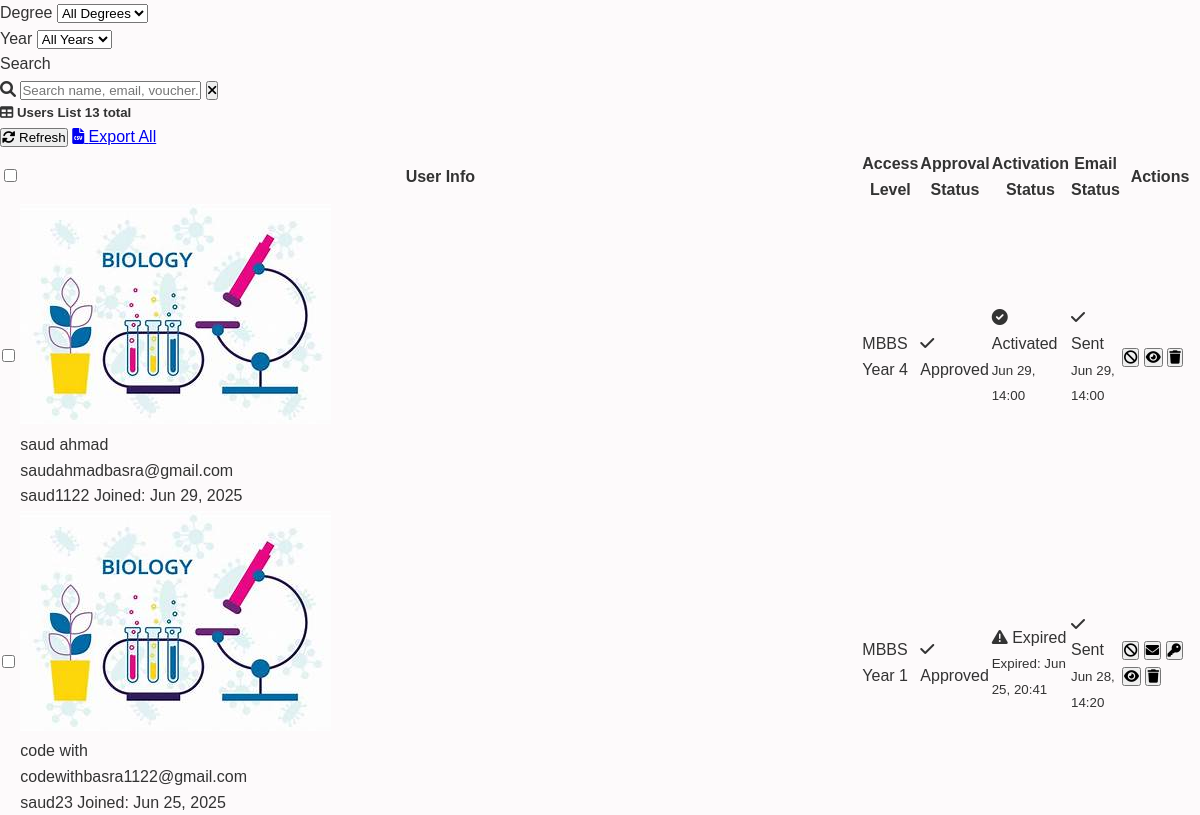
Before: /manage-users/ (signed in, middle part) with the older database file.
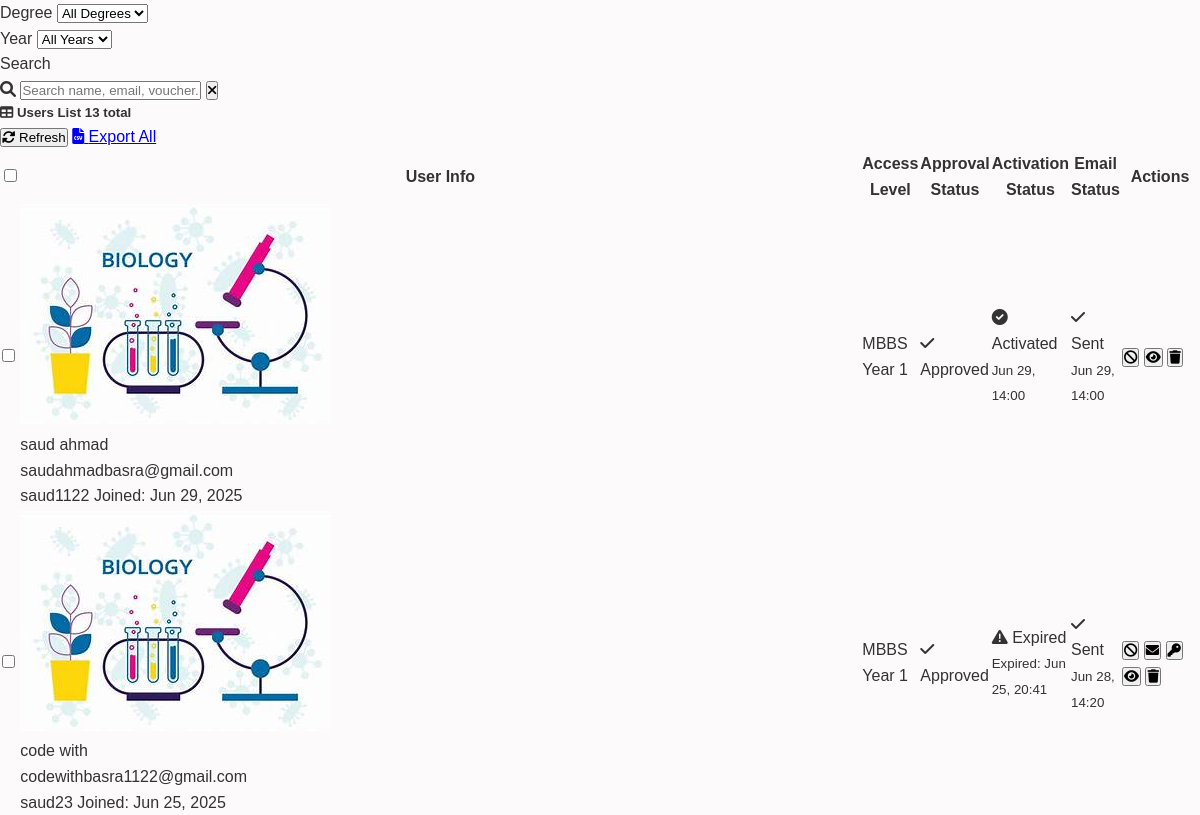
After: the same page with the newer database file.
### user_management/models.py (models this page shows, shortened)
class CustomUser(AbstractUser):
    APPROVAL_STATUS = (
        ('pending', 'Pending Approval'),
        ('approved', 'Approved'),
        ('rejected', 'Rejected'),
    )
    DEGREE_CHOICES = (
        ('MBBS', 'MBBS'),
        ('BDS', 'BDS'),
    )
    YEAR_CHOICES = (
        (1, 'First Year'),
        (2, 'Second Year'),
        (3, 'Third Year'),
        (4, 'Fourth Year'),
        (5, 'Fifth Year'),
    )
    email = models.EmailField(unique=True)
    is_admin = models.BooleanField(default=False)
    approval_status = models.CharField(max_length=20, choices=APPROVAL_STATUS, default='pending')
    degree = models.CharField(max_length=10, choices=DEGREE_CHOICES, blank=True, null=True)
    year = models.IntegerField(choices=YEAR_CHOICES, blank=True, null=True)
    last_active = models.DateTimeField(blank=True, null=True)
    current_session_key = models.CharField(max_length=40, blank=True, null=True)
    terms_accepted = models.BooleanField(default=False)
    profile_image = models.ImageField(upload_to='profile_images/', blank=True, null=True)
    payment_slip = models.ImageField(upload_to='payment_slips/', blank=True, null=True)
    voucher_reference = models.CharField(
        max_length=50,
        blank=True,
        null=True,
        help_text="Optional voucher code or reference number"
    )
    email_verified = models.BooleanField(default=False)
    activation_token = models.CharField(max_length=100, blank=True, null=True)
    activation_sent_at = models.DateTimeField(blank=True, null=True)
    activated_at = models.DateTimeField(blank=True, null=True)
    is_account_activated = models.BooleanField(default=False)  # Final activation status
    USERNAME_FIELD = 'email'
    REQUIRED_FIELDS = ['username']
    def is_activation_token_valid(self):
        if not self.activation_sent_at:
            return False
        expiry_time = self.activation_sent_at + timezone.timedelta(hours=72)
        return timezone.now() < expiry_time

class EmailLog(models.Model):
    EMAIL_TYPES = (
        ('activation', 'Account Activation'),
        ('approval_notification', 'Approval Notification'),
    )
    EMAIL_STATUS = (
        ('sent', 'Sent'),
        ('delivered', 'Delivered'),
        ('bounced', 'Bounced'),
        ('failed', 'Failed'),
    )
    user = models.ForeignKey(CustomUser, on_delete=models.CASCADE, related_name='email_logs')
    email_type = models.CharField(max_length=50, choices=EMAIL_TYPES)
    recipient_email = models.EmailField()
    subject = models.CharField(max_length=200)
    status = models.CharField(max_length=20, choices=EMAIL_STATUS, default='sent')
    sent_at = models.DateTimeField(auto_now_add=True)
    error_message = models.TextField(blank=True, null=True)
    class Meta:
        ordering = ['-sent_at']

### user_management/views.py (the view, shortened to what this page needs)
# urls.py: path('manage-users/', views.manage_users, name='manage_users'),
@user_passes_test(is_admin)
def manage_users(request):
    status_filter = request.GET.get('status', 'all')
    degree_filter = request.GET.get('degree', 'all')
    year_filter = request.GET.get('year', 'all')
    search_query = request.GET.get('search', '')
    activation_filter = request.GET.get('activation', 'all')
    users = CustomUser.objects.select_related().prefetch_related('email_logs').order_by('-date_joined')
    if status_filter != 'all':
        users = users.filter(approval_status=status_filter)
    if degree_filter != 'all':
        users = users.filter(degree=degree_filter)
    if year_filter != 'all':
        users = users.filter(year=int(year_filter))
    if activation_filter == 'activated':
        users = users.filter(is_account_activated=True)
    elif activation_filter == 'pending_activation':
        users = users.filter(approval_status='approved', is_account_activated=False)
    elif activation_filter == 'not_sent':
        users = users.filter(approval_status='approved', activation_sent_at__isnull=True)
    elif activation_filter == 'expired':
        users = users.filter(activation_sent_at__isnull=False, is_account_activated=False)
    paginator = Paginator(users, 10)  # Show 20 users per page
    page_number = request.GET.get('page')
    page_obj = paginator.get_page(page_number)
    total_users = CustomUser.objects.count()
    pending_users = CustomUser.objects.filter(approval_status='pending').count()
    approved_users = CustomUser.objects.filter(approval_status='approved').count()
    rejected_users = CustomUser.objects.filter(approval_status='rejected').count()
    activated_users = CustomUser.objects.filter(is_account_activated=True).count()
    pending_activation = CustomUser.objects.filter(approval_status='approved', is_account_activated=False).count()
    mbbs_users = CustomUser.objects.filter(degree='MBBS').count()
    bds_users = CustomUser.objects.filter(degree='BDS').count()
    context = {
        'page_obj': page_obj,
        'users': page_obj.object_list,
        'total_users': total_users,
        'pending_users': pending_users,
        'approved_users': approved_users,
        'rejected_users': rejected_users,
        'activated_users': activated_users,
        'pending_activation': pending_activation,
        'mbbs_users': mbbs_users,
        'bds_users': bds_users,
        'status_filter': status_filter,
        'degree_filter': degree_filter,
        'year_filter': year_filter,
        'search_query': search_query,
        'activation_filter': activation_filter,
        'degree_choices': CustomUser.DEGREE_CHOICES,
        'year_choices': CustomUser.YEAR_CHOICES,
        'status_choices': CustomUser.APPROVAL_STATUS,
    }
    return render(request, 'user_management/manage_users.html', context)

### templates/user_management/manage_users.html (shortened to what the changed rows need)
{% extends 'base.html' %}
{% load static %}
{% block content %}
<div class="container-fluid">
    <div class="card">
        <div class="card-body p-0">
            <div class="table-responsive">
                <table class="table table-hover mb-0">
                    <thead class="table-dark">
                        <tr>
                            <th width="40">
                                <input type="checkbox" id="selectAll" onchange="toggleSelectAll()" class="form-check-input">
                            </th>
                            <th>User Info</th>
                            <th>Access Level</th>
                            <th>Approval Status</th>
                            <th>Activation Status</th>
                            <th>Email Status</th>
                            <th width="200">Actions</th>
                        </tr>
                    </thead>
                    <tbody id="usersTableBody">
                        {% for user in users %}
                        <tr data-user-id="{{ user.id }}"{% if not user.is_account_activated and user.approval_status == 'approved' %} class="table-warning"{% endif %}>
                            <td>
                                <input type="checkbox" class="user-checkbox form-check-input" value="{{ user.id }}" onchange="updateSelectedCount()">
                            </td>
                            <td>
                                <div class="d-flex align-items-center">
                                    {% if user.profile_image %}
                                        <img src="{{ user.profile_image.url }}" class="user-avatar me-3" alt="Profile">
                                    {% else %}
                                        <div class="avatar-placeholder bg-primary me-3">
                                            {{ user.first_name|first }}{{ user.last_name|first }}
                                        </div>
                                    {% endif %}
                                    <div class="user-info">
                                        <div class="fw-bold">{{ user.first_name }} {{ user.last_name }}</div>
                                        <div class="small text-muted">{{ user.email }}</div>
                                        <div class="small">
                                            {% if user.voucher_reference %}
                                                <span class="badge badge-voucher bg-info">{{ user.voucher_reference }}</span>
                                            {% endif %}
                                            <span class="text-muted">Joined: {{ user.date_joined|date:"M d, Y" }}</span>
                                        </div>
                                    </div>
                                </div>
                            </td>
                            <td>
                                {% if user.is_admin %}
                                    <span class="badge bg-danger">
                                        <i class="fas fa-user-shield"></i> Administrator
                                    </span>
                                {% else %}
                                    <span class="badge bg-primary">
                                        {{ user.degree }} Year {{ user.year }}
                                    </span>
                                {% endif %}
                            </td>
                            <td>
                                <span class="badge {% if user.approval_status == 'approved' %}bg-success{% elif user.approval_status == 'pending' %}bg-warning text-dark{% else %}bg-danger{% endif %}">
                                    {% if user.approval_status == 'approved' %}<i class="fas fa-check"></i>{% elif user.approval_status == 'pending' %}<i class="fas fa-clock"></i>{% else %}<i class="fas fa-times"></i>{% endif %}
                                    {{ user.get_approval_status_display }}
                                </span>
                            </td>
                            <td>
                                {% if user.is_account_activated %}
                                    <span class="activation-status status-activated">
                                        <i class="fas fa-check-circle"></i> Activated
                                    </span>
                                    {% if user.activated_at %}
                                        <small class="d-block text-muted">{{ user.activated_at|date:"M d, H:i" }}</small>
                                    {% endif %}
                                {% elif user.activation_sent_at and user.is_activation_token_valid %}
                                    <span class="activation-status status-pending">
                                        <i class="fas fa-clock"></i> Pending
                                    </span>
                                    <small class="d-block text-muted">Sent: {{ user.activation_sent_at|date:"M d, H:i" }}</small>
                                {% elif user.activation_sent_at %}
                                    <span class="activation-status status-expired">
                                        <i class="fas fa-exclamation-triangle"></i> Expired
                                    </span>
                                    <small class="d-block text-muted">Expired: {{ user.activation_sent_at|date:"M d, H:i" }}</small>
                                {% else %}
                                    <span class="activation-status status-not-sent">
                                        <i class="fas fa-envelope"></i> Not Sent
                                    </span>
                                {% endif %}
                            </td>
                            <td>
                                {% with user.email_logs.first as latest_email %}
                                    {% if latest_email %}
                                        {% if latest_email.status == 'sent' %}
                                            <span class="email-status email-sent">
                                                <i class="fas fa-check"></i> Sent
                                            </span>
                                        {% elif latest_email.status == 'failed' %}
                                            <span class="email-status email-failed">
                                                <i class="fas fa-times"></i> Failed
                                            </span>
                                        {% elif latest_email.status == 'bounced' %}
                                            <span class="email-status email-failed">
                                                <i class="fas fa-exclamation-triangle"></i> Bounced
                                            </span>
                                        {% else %}
                                            <span class="email-status email-pending">
                                                <i class="fas fa-clock"></i> Processing
                                            </span>
                                        {% endif %}
                                        <small class="d-block text-muted">{{ latest_email.sent_at|date:"M d, H:i" }}</small>
                                    {% else %}
                                        <span class="email-status email-not-sent">-</span>
                                    {% endif %}
                                {% endwith %}
                            </td>
                            <td class="table-actions">
                                <div class="btn-group btn-group-sm" role="group">
                                    {% if user.approval_status == 'pending' %}
                                        <button class="btn btn-success btn-email"
                                                onclick="changeUserStatus({{ user.id }}, 'approved')"
                                                title="Approve & Send Activation Email">
                                            <i class="fas fa-check"></i>
                                        </button>
                                        <button class="btn btn-danger btn-email"
                                                onclick="changeUserStatus({{ user.id }}, 'rejected')"
                                                title="Reject User">
                                            <i class="fas fa-times"></i>
                                        </button>
                                    {% elif user.approval_status == 'rejected' %}
                                        <button class="btn btn-success btn-email"
                                                onclick="changeUserStatus({{ user.id }}, 'approved')"
                                                title="Approve & Send Activation Email">
                                            <i class="fas fa-undo"></i>
                                        </button>
                                    {% elif user.approval_status == 'approved' %}
                                        <button class="btn btn-outline-danger btn-email"
                                                onclick="changeUserStatus({{ user.id }}, 'rejected')"
                                                title="Reject User">
                                            <i class="fas fa-ban"></i>
                                        </button>
                                    {% endif %}
                                    <button class="btn btn-outline-secondary btn-email"
                                            onclick="viewUserDetails({{ user.id }})"
                                            title="View User Details">
                                        <i class="fas fa-eye"></i>
                                    </button>
                                    {% if not user.is_admin and not user.is_superuser %}
                                        <button class="btn btn-outline-danger btn-email"
                                                onclick="deleteUser({{ user.id }})"
                                                title="Delete User">
                                            <i class="fas fa-trash"></i>
                                        </button>
                                    {% endif %}
                                </div>
                            </td>
                        </tr>
                        {% endfor %}
                    </tbody>
                </table>
            </div>
        </div>
    </div>
</div>
{% endblock %}

Changed rows visible on the page:
changed CustomUser "saud": year "4" → "1"
